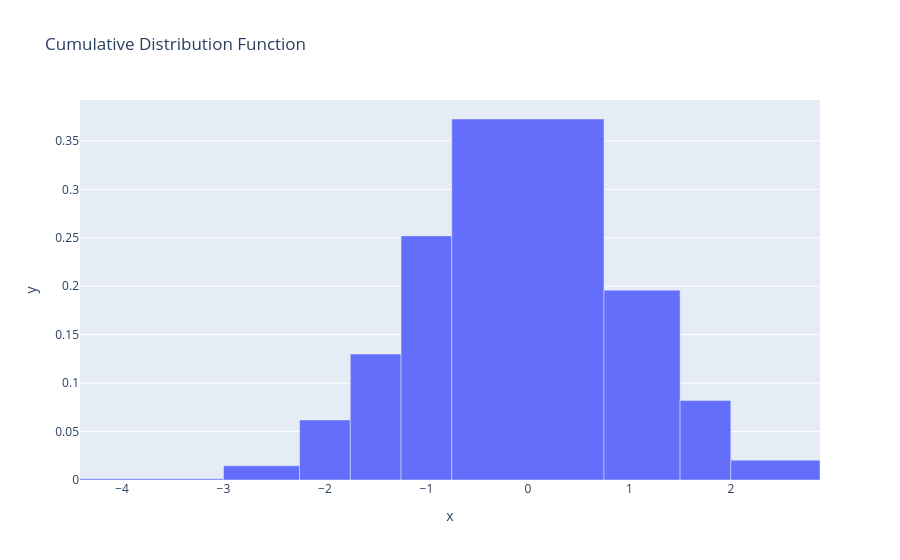

The notebook cell this image was saved under:
### Markdown cell above
## Example 3: Cumulative Distribution

Create cumulative histograms to visualize cumulative distributions.

### Code cell
fig = histogram(x=data, cumulative=True, title="Cumulative Distribution Function")
fig.show()

### Figure 1 — Plotly figure (JSON) as saved in the notebook; plotly's stock layout.template omitted (floating-point values rounded to 4 significant figures)
{"data": [{"alignmentgroup": "True", "hovertemplate": "x=%{x}<br>y=%{y}<extra></extra>", "legendgroup": "", "marker": {"color": "#636efa", "pattern": {"shape": ""}}, "name": "", "offsetgroup": "", "orientation": "v", "showlegend": false, "type": "bar", "width": [1.414, 0.75, 0.5, 0.5, 0.5, 1.5, 0.75, 0.5, 0.8789], "x": [-3.707, -2.625, -2.0, -1.5, -1.0, 0.0, 1.125, 1.75, 2.439], "xaxis": "x", "y": [0.001414, 0.01467, 0.062, 0.13, 0.252, 0.3727, 0.196, 0.082, 0.02048], "yaxis": "y"}], "layout": {"legend": {"tracegroupgap": 0}, "title": {"text": "Cumulative Distribution Function"}, "xaxis": {"anchor": "y", "domain": [0, 1], "title": {"text": "x"}}, "yaxis": {"anchor": "x", "domain": [0, 1], "title": {"text": "y"}}}}
